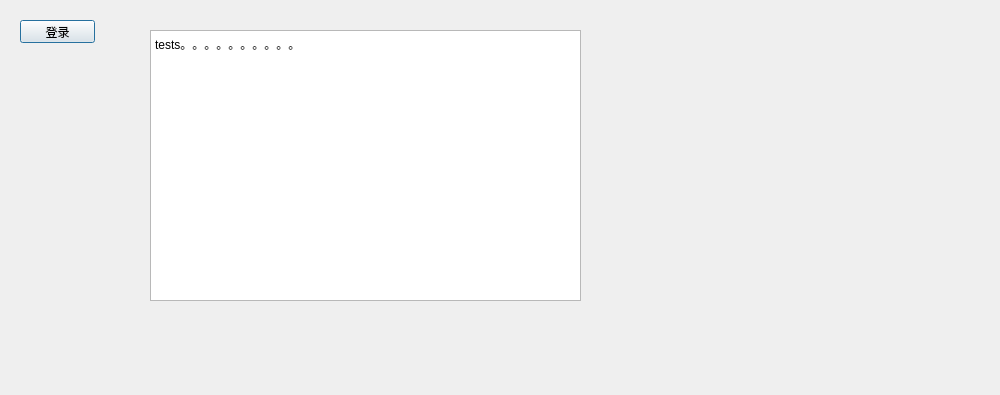
<?xml version="1.0" encoding="UTF-8"?>
<ui version="4.0">
 <class>Dialog</class>
 <widget class="QDialog" name="Dialog">
  <property name="geometry">
   <rect>
    <x>0</x>
    <y>0</y>
    <width>1000</width>
    <height>395</height>
   </rect>
  </property>
  <property name="windowTitle">
   <string>Dialog</string>
  </property>
  <widget class="QPushButton" name="pushButton">
   <property name="geometry">
    <rect>
     <x>20</x>
     <y>20</y>
     <width>75</width>
     <height>23</height>
    </rect>
   </property>
   <property name="text">
    <string>登录</string>
   </property>
  </widget>
  <widget class="QTextEdit" name="textEdit">
   <property name="geometry">
    <rect>
     <x>150</x>
     <y>30</y>
     <width>431</width>
     <height>271</height>
    </rect>
   </property>
   <property name="html">
    <string>&lt;!DOCTYPE HTML PUBLIC &quot;-//W3C//DTD HTML 4.0//EN&quot; &quot;http://www.w3.org/TR/REC-html40/strict.dtd&quot;&gt;
&lt;html&gt;&lt;head&gt;&lt;meta name=&quot;qrichtext&quot; content=&quot;1&quot; /&gt;&lt;style type=&quot;text/css&quot;&gt;
p, li { white-space: pre-wrap; }
&lt;/style&gt;&lt;/head&gt;&lt;body style=&quot; font-family:'SimSun'; font-size:9pt; font-weight:400; font-style:normal;&quot;&gt;
&lt;p style=&quot; margin-top:0px; margin-bottom:0px; margin-left:0px; margin-right:0px; -qt-block-indent:0; text-indent:0px;&quot;&gt;tests。。。。。。。。。。&lt;/p&gt;&lt;/body&gt;&lt;/html&gt;</string>
   </property>
  </widget>
 </widget>
 <resources/>
 <connections>
  <connection>
   <sender>Dialog</sender>
   <signal>rejected()</signal>
   <receiver>Dialog</receiver>
   <slot>lower()</slot>
   <hints>
    <hint type="sourcelabel">
     <x>499</x>
     <y>197</y>
    </hint>
    <hint type="destinationlabel">
     <x>499</x>
     <y>197</y>
    </hint>
   </hints>
  </connection>
 </connections>
</ui>
